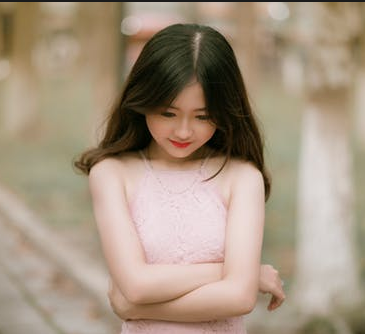
//> input picture opencv/learnOpencv/images/test.png, 365 x 334 px
$ ./024-噪声生成   (built with g++ and OpenCV 4)
//> lines starting //> are read from the running program, lines starting //| are printed output that depends on the picture; after the words box and inside, x2 and y2 are one past the last pixel; in counts of white or black regions, pixels touching at a corner belong together
#include <iostream>
#include <opencv2/opencv.hpp>

using namespace std;
using namespace cv;

void add_salt_pepper_noise(Mat &image);

void add_gaussian_noise(Mat &image);

/*
 * 噪声生成
 */
int main() {
    Mat src = imread("../images/test.png");
//> src is the input picture: 334 rows x 365 cols, CV_8UC3; mean B, G, R 128.5, 147.9, 165.4
    Mat src_clone = src.clone();
    if (src.empty()) {
        cout << "could not load image.." << endl;
    }
    //imshow("input", src);

    // 产生椒盐噪声
    add_salt_pepper_noise(src_clone);
    // 产生高斯噪声
    add_gaussian_noise(src);

    waitKey(0);
    return 0;
}

void add_gaussian_noise(Mat &image) {
    Mat noise = Mat::zeros(image.size(), image.type());
    // 产生高斯噪声
    randn(noise, (15,15,15), (30,30,30));
    Mat dst;
    add(image, noise, dst);
    imshow("gaussian_noise", dst);
}

void add_salt_pepper_noise(Mat &image) {
    // 随机数产生器
    RNG rng(12345);
    for (int i = 0; i < 1000; ++i) {
        int x = rng.uniform(0, image.rows);
        int y = rng.uniform(0, image.cols);
        if (i % 2 == 1) {
            image.at<Vec3b>(y, x) = Vec3b(255, 255, 255);
        } else {
            image.at<Vec3b>(y, x) = Vec3b(0, 0, 0);
        }
    }
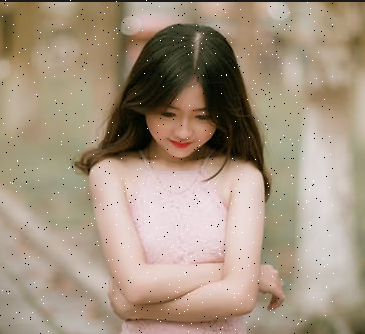
//> image: 334 rows x 365 cols, CV_8UC3; 0.73% of pixels changed, all inside (x1, y1, x2, y2) = (0, 0, 334, 334)
//> in add_gaussian_noise, `add(image, noise, dst);`:
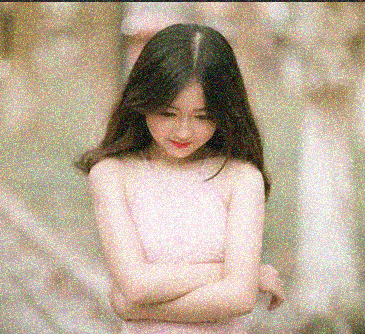
//> dst: 334 rows x 365 cols, CV_8UC3; mean B, G, R 149, 168.4, 184.9
    imshow("saltp_epper", image);
}

$ run again, with opencv/learnOpencv/images/basketball1.png copied over opencv/learnOpencv/images/test.png
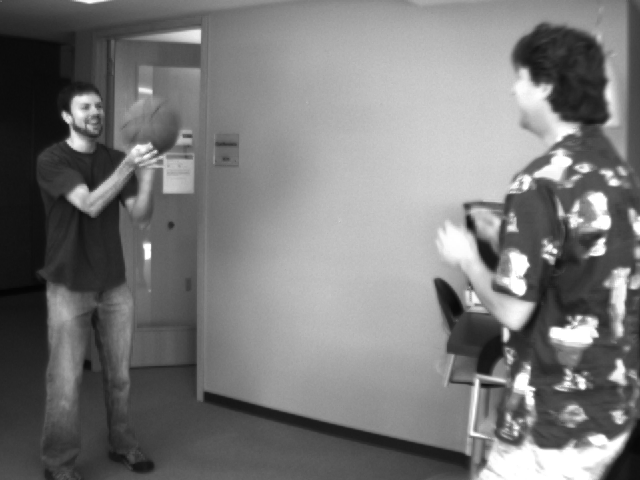
//> input picture opencv/learnOpencv/images/basketball1.png, 640 x 480 px
//> src is the input picture: 480 rows x 640 cols, CV_8UC3; min 4, max 255, mean 120.3
//> after the loop in add_salt_pepper_noise, `for (int i = 0; i < 1000; ++i)`:
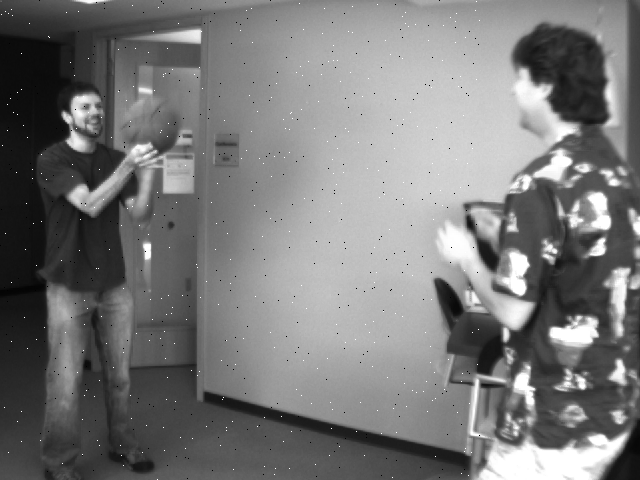
//> image: 480 rows x 640 cols, CV_8UC3; 0.24% of pixels changed, all inside (x1, y1, x2, y2) = (0, 0, 480, 480)
//> `add_gaussian_noise(src);`:
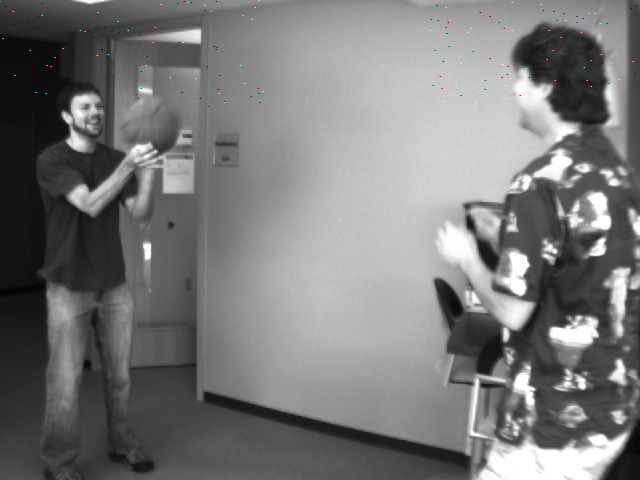
//> src: 480 rows x 640 cols, CV_8UC3; 0.11% of pixels changed, all inside (x1, y1, x2, y2) = (2, 0, 638, 107)
